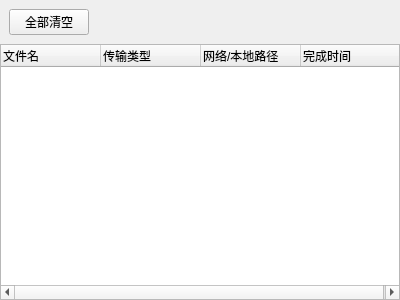
<?xml version="1.0" encoding="UTF-8"?>
<ui version="4.0">
 <class>CompletedPage</class>
 <widget class="QWidget" name="CompletedPage">
  <property name="geometry">
   <rect>
    <x>0</x>
    <y>0</y>
    <width>400</width>
    <height>300</height>
   </rect>
  </property>
  <property name="windowTitle">
   <string>Form</string>
  </property>
  <layout class="QVBoxLayout" name="verticalLayout">
   <property name="spacing">
    <number>0</number>
   </property>
   <property name="leftMargin">
    <number>0</number>
   </property>
   <property name="topMargin">
    <number>0</number>
   </property>
   <property name="rightMargin">
    <number>0</number>
   </property>
   <property name="bottomMargin">
    <number>0</number>
   </property>
   <item>
    <widget class="QWidget" name="widget" native="true">
     <property name="maximumSize">
      <size>
       <width>16777215</width>
       <height>50</height>
      </size>
     </property>
     <layout class="QHBoxLayout" name="horizontalLayout">
      <item>
       <widget class="QPushButton" name="pushButton">
        <property name="text">
         <string>全部清空</string>
        </property>
       </widget>
      </item>
      <item>
       <spacer name="horizontalSpacer">
        <property name="orientation">
         <enum>Qt::Horizontal</enum>
        </property>
        <property name="sizeHint" stdset="0">
         <size>
          <width>279</width>
          <height>20</height>
         </size>
        </property>
       </spacer>
      </item>
     </layout>
    </widget>
   </item>
   <item>
    <widget class="QWidget" name="widget_2" native="true">
     <layout class="QGridLayout" name="gridLayout">
      <property name="leftMargin">
       <number>0</number>
      </property>
      <property name="topMargin">
       <number>0</number>
      </property>
      <property name="rightMargin">
       <number>0</number>
      </property>
      <property name="bottomMargin">
       <number>0</number>
      </property>
      <property name="horizontalSpacing">
       <number>0</number>
      </property>
      <item row="0" column="0">
       <widget class="QTreeWidget" name="treeWidget">
        <column>
         <property name="text">
          <string>文件名</string>
         </property>
        </column>
        <column>
         <property name="text">
          <string>传输类型</string>
         </property>
        </column>
        <column>
         <property name="text">
          <string>网络/本地路径</string>
         </property>
        </column>
        <column>
         <property name="text">
          <string>完成时间</string>
         </property>
        </column>
       </widget>
      </item>
     </layout>
    </widget>
   </item>
  </layout>
 </widget>
 <resources/>
 <connections/>
</ui>
